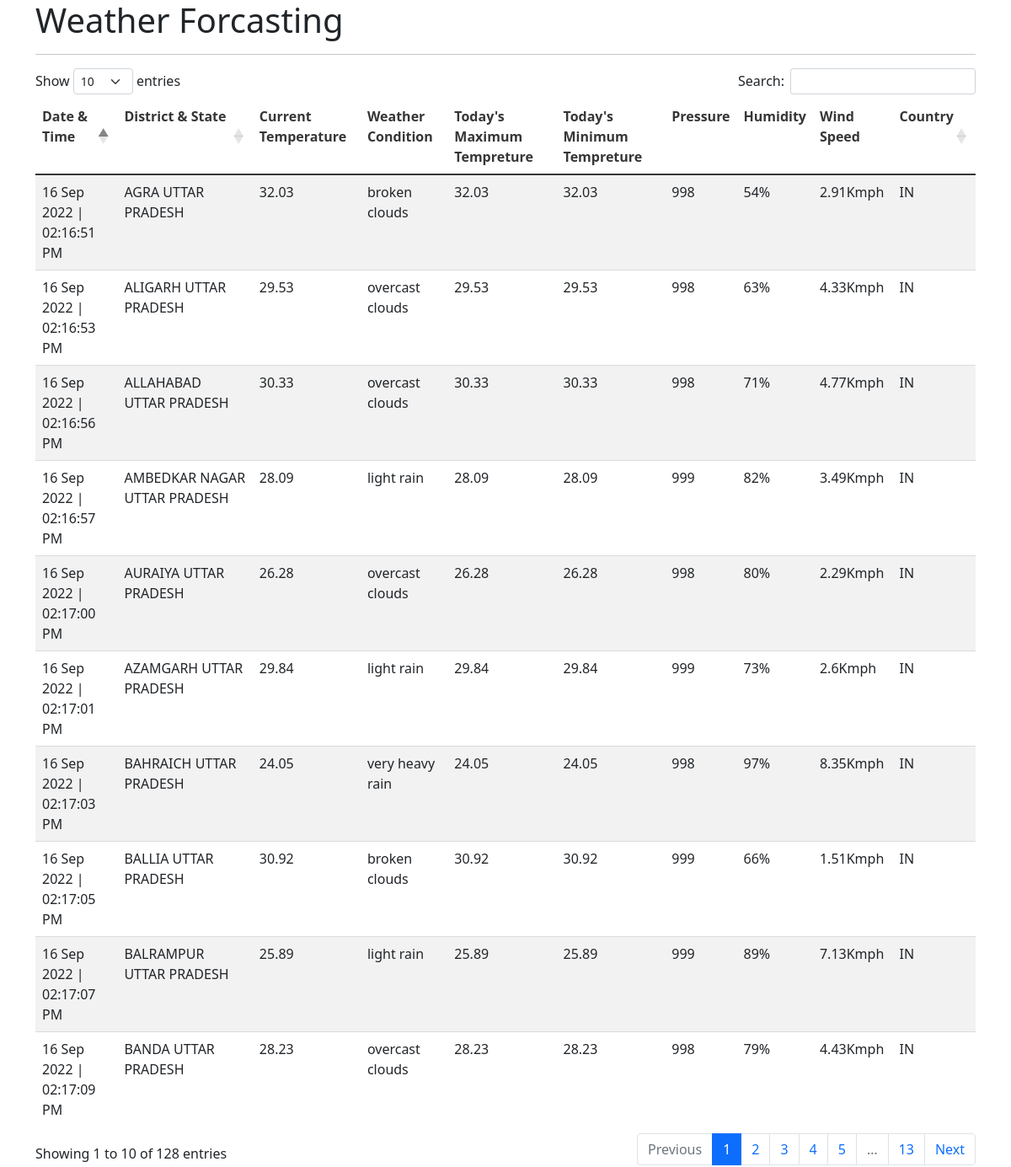
The page / on the database its author committed.
### app.py (models this page shows)
class User(db.Model):
    date_time = db.Column(db.String(900), primary_key=True)
    District_state = db.Column(db.String(900), index=True)
    current_temp_city= db.Column(db.Float, index=True)
    weather_desc = db.Column(db.String(256),index=True)
    max_temp_city = db.Column(db.Float, index=True)
    min_temp_city= db.Column(db.Float, index=True)
    pressure = db.Column(db.Integer)
    humidity = db.Column(db.String(200),index=True)
    wind_speed= db.Column(db.String(120), index=True)
    country = db.Column(db.String(6),index=True)

### app.py (the view)
@app.route('/')
def index():
    users = User.query
    return render_template('bootstrap_table.html', title='Bootstrap Table',
                           users=users)

### templates/bootstrap_table.html (shortened to what this page needs)
{% extends "base.html" %}
{% block content %}
  <table id="data" class="table table-striped">
    <thead>
      <tr>
        <th>Date & Time</th>
        <th>District & State </th>
        <th>Current Temperature</th>
        <th>Weather Condition</th>
        <th>Today's Maximum Tempreture</th>
        <th>Today's Minimum Tempreture</th>
        <th>Pressure</th>
        <th>Humidity</th>
        <th>Wind Speed</th>
        <th>Country</th>
      </tr>
    </thead>
    <tbody>
      {% for user in users %}
        <tr>
          <td>{{ user.date_time }}</td>
          <td>{{ user.District_state }}</td>
          <td>{{ user.current_temp_city }}</td>
          <td>{{ user.weather_desc }}</td>
          <td>{{ user.max_temp_city}}</td>
          <td>{{ user.min_temp_city }}</td>
          <td>{{ user.pressure }}</td>
          <td>{{ user.humidity }}</td>
          <td>{{ user.wind_speed }}
          <td>{{ user.country }}</td>
        </tr>
      {% endfor %}
    </tbody>
  </table>
{% endblock %}

### templates/base.html (shortened to what this page needs)
<!doctype html>
<html>
  <head>
    <head>
    <link rel="stylesheet" href="https://cdnjs.cloudflare.com/ajax/libs/bulma/0.6.2/css/bulma.css" />
    <link rel="stylesheet" href="https://cdnjs.cloudflare.com/ajax/libs/font-awesome/4.7.0/css/font-awesome.min.css" />
    <link href="https://cdn.jsdelivr.net/npm/bootstrap@5.0.1/dist/css/bootstrap.min.css" rel="stylesheet">
    <link rel="stylesheet" type="text/css" href="https://cdn.datatables.net/1.10.25/css/dataTables.bootstrap5.css">
    </head>
  <body>
    <div class="container">
      <h1>Weather Forcasting</h1>
      <hr>
      {% block content %}{% endblock %}
    </div>
  </body>
</html>

### rows shown on the page
User: date_time "16 Sep 2022 | 02:16:51 PM", District_state "AGRA UTTAR PRADESH", current_temp_city "32.03", weather_desc "broken clouds", max_temp_city "32.03", min_temp_city "32.03", pressure "998", humidity "54%", wind_speed "2.91Kmph", country "IN"
User: date_time "16 Sep 2022 | 02:16:53 PM", District_state "ALIGARH UTTAR PRADESH", current_temp_city "29.53", weather_desc "overcast clouds", max_temp_city "29.53", min_temp_city "29.53", pressure "998", humidity "63%", wind_speed "4.33Kmph", country "IN"
User: date_time "16 Sep 2022 | 02:16:56 PM", District_state "ALLAHABAD UTTAR PRADESH", current_temp_city "30.33", weather_desc "overcast clouds", max_temp_city "30.33", min_temp_city "30.33", pressure "998", humidity "71%", wind_speed "4.77Kmph", country "IN"
User: date_time "16 Sep 2022 | 02:16:57 PM", District_state "AMBEDKAR NAGAR UTTAR PRADESH", current_temp_city "28.09", weather_desc "light rain", max_temp_city "28.09", min_temp_city "28.09", pressure "999", humidity "82%", wind_speed "3.49Kmph", country "IN"
User: date_time "16 Sep 2022 | 02:17:00 PM", District_state "AURAIYA UTTAR PRADESH", current_temp_city "26.28", weather_desc "overcast clouds", max_temp_city "26.28", min_temp_city "26.28", pressure "998", humidity "80%", wind_speed "2.29Kmph", country "IN"
User: date_time "16 Sep 2022 | 02:17:01 PM", District_state "AZAMGARH UTTAR PRADESH", current_temp_city "29.84", weather_desc "light rain", max_temp_city "29.84", min_temp_city "29.84", pressure "999", humidity "73%", wind_speed "2.6Kmph", country "IN"
User: date_time "16 Sep 2022 | 02:17:03 PM", District_state "BAHRAICH UTTAR PRADESH", current_temp_city "24.05", weather_desc "very heavy rain", max_temp_city "24.05", min_temp_city "24.05", pressure "998", humidity "97%", wind_speed "8.35Kmph", country "IN"
User: date_time "16 Sep 2022 | 02:17:05 PM", District_state "BALLIA UTTAR PRADESH", current_temp_city "30.92", weather_desc "broken clouds", max_temp_city "30.92", min_temp_city "30.92", pressure "999", humidity "66%", wind_speed "1.51Kmph", country "IN"
User: date_time "16 Sep 2022 | 02:17:07 PM", District_state "BALRAMPUR UTTAR PRADESH", current_temp_city "25.89", weather_desc "light rain", max_temp_city "25.89", min_temp_city "25.89", pressure "999", humidity "89%", wind_speed "7.13Kmph", country "IN"
User: date_time "16 Sep 2022 | 02:17:09 PM", District_state "BANDA UTTAR PRADESH", current_temp_city "28.23", weather_desc "overcast clouds", max_temp_city "28.23", min_temp_city "28.23", pressure "998", humidity "79%", wind_speed "4.43Kmph", country "IN"
